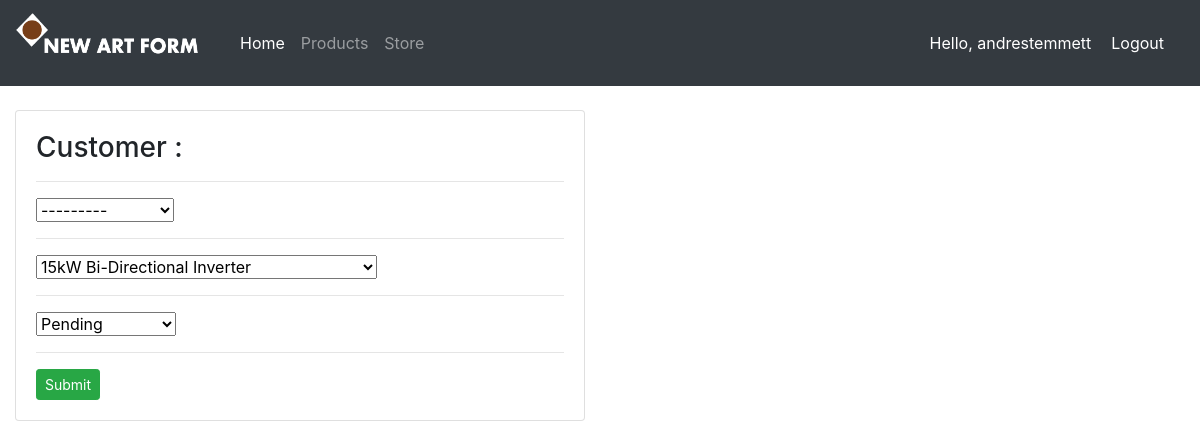
Screenshot of /updateOrder/7/ (signed in) with the database file from the repository.
### account/models.py (models this page shows, shortened)
class Order(models.Model):
    STATUS = (('Pending', 'Pending'),
              ('Out for delivery', 'Out for delivery'),
              ('Delivered', 'Delivered'))
    customer = models.ForeignKey(
        Customer, null=True, on_delete=models.SET_NULL)  # one-to-many
    product = models.ForeignKey(
        Product, null=True, on_delete=models.SET_NULL)  # one-to-many
    date_created = models.DateTimeField(auto_now_add=True)
    status = models.CharField(max_length=200, null=True, choices=STATUS)

### account/decorators.py (the view)
        def wrapper_func(request, *args, **kwargs):
            group = None
            if request.user.groups.exists():
                group = request.user.groups.all()[0].name
            if group in allowed_roles:
                return view_func(request, *args, **kwargs)
            else:
                return HttpResponse('You are not authorised to view this page')

### account/forms.py
class OrderForm(ModelForm):
    class Meta:
        model = Order
        fields = '__all__'

### account/models.py (called while the page is built)
    def __str__(self):
        return self.name

    def __str__(self):
        return self.name

### account/views.py (called while the page is built)
@login_required(login_url='login')
@allowed_users(allowed_roles=['admin'])
def updateOrder(request, pk):
    order = Order.objects.get(id=pk)
    form = OrderForm(instance=order)
    if request.method == 'POST':
        form = OrderForm(request.POST, instance=order)
        if form.is_valid():
            form.save()  # save the form into the database
            return redirect('/')  # redirect to home page
    context = {'formset': form}
    return render(request, 'account/orderform.html', context)

### account/templates/account/orderform.html (shortened to what this page needs)
{%extends 'base.html'%}
{% block content %}
<div class="container-fluid">
    <div class="row">
        <div class="col-md-6">
            <div class="card card-body">
                <form action="" method="POST">
                    <h3>Customer : {{customer}} </h3>
                    <hr>
                    {%for form in formset%}
                    {{form}}
                    <hr>
                    {% endfor %}
                    <input class="btn btn-sm btn-success" type="submit" valuename="Submit">
                </form>
            </div>
        </div>
    </div>
</div>
{% endblock%}

### templates/navbar.html (shortened to what this page needs)
{%load static%}
<nav class="navbar navbar-expand-lg navbar-dark bg-dark">
    <a class="navbar-brand" href="#">
        <img src="{%static 'media/NAF1.png'%}" width="200" height="60" class="d-inline-block align-top" alt="">
      </a>
    <div class="collapse navbar-collapse" id="navbarNavAltMarkup">
      <div class="navbar-nav">
        {% if request.user.is_staff%}
        <a class="nav-item nav-link active" href="{%url 'home' %}">Home<span class="sr-only">(current)</span></a>
        <a class="nav-item nav-link" href="{%url 'products' %}">Products</a>
        <a class="nav-item nav-link" href="#">Store</a>
        {% else %}
        <a class="nav-item nav-link" href="{% url 'account' %}">User Settings</a>
        {% endif %}
      </div>
    </div>
    <span class="log-msg">
      Hello, {{request.user}}
    </span>
    <span >
      <a class="log-msg" href="{%url 'logout' %}">Logout</a>
    </span>
  </nav>

### templates/navbar.html (style rules this page uses)
.log-msg { fontsize: 18px; color: #ffff; margin-right: 20px }

### rows the page displays
Order: formset "---------" "15kW Bi-Directional Inverter" "Pending"

### other values shown
{{ request.user }} "andrestemmett"
